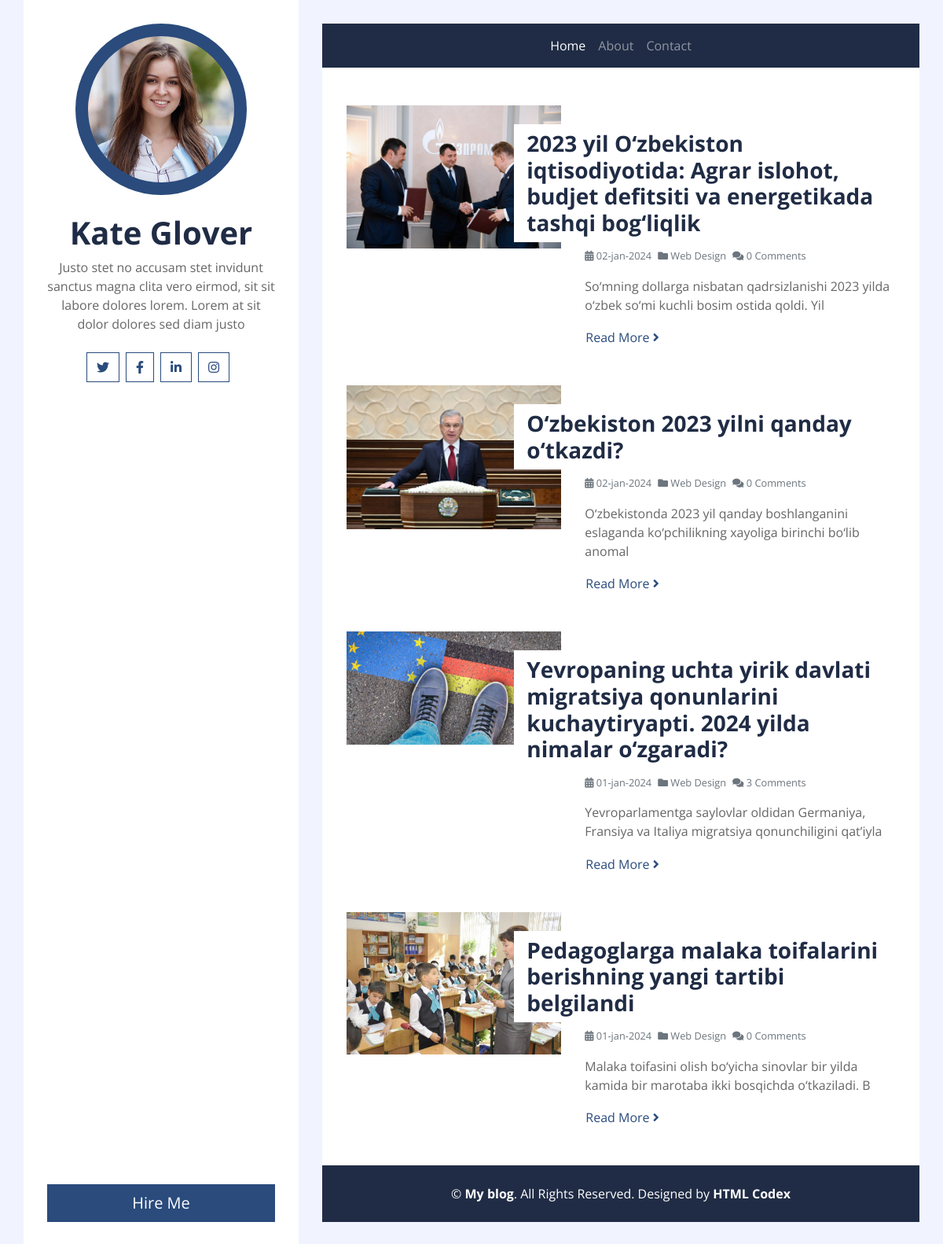
The page / on the database its author committed.
### post_app/models.py (models this page shows, shortened)
class Post(models.Model):
    title=models.CharField(max_length=200)
    body=models.TextField()
    image=models.FileField(upload_to="post-image")
    tags=models.ManyToManyField('Tag',related_name='tags',blank=True,null=True)
    created=models.DateTimeField(auto_now_add=True)
    class Meta:
        app_label='post_app'
        ordering=['-created']

### post_app/views.py (the view)
# urls.py: path('',views.getPosts,name='all_Posts'),
def getPosts(request):
    posts=Post.objects.all()
    return render(request,'postapp/list.html',context={'posts':posts})

### templates/postapp/list.html (shortened to what this page needs)
{% extends "base.html" %}
{% load static %}
{% block content %}
<div class="container bg-white pt-5">
    {% if filter %}
    {% for post in postsTag %}
    <div class="row blog-item px-3 pb-5">
        <div class="col-md-5">
            {% if post.image %}
            <img class="img-fluid mb-4 mb-md-0" src="{{post.image.url}}" alt="Image">
            {% endif %}
        </div>
        <div class="col-md-7">
            <h3 class="mt-md-4 px-md-3 mb-2 py-2 bg-white font-weight-bold">{{ post.title }}</h3>
            <div class="d-flex mb-3">
                <small class="mr-2 text-muted"><i class="fa fa-calendar-alt"></i> {{post.created | date:"d-b-Y"}}</small>
                <small class="mr-2 text-muted"><i class="fa fa-folder"></i> Web Design</small>
                <small class="mr-2 text-muted"><i class="fa fa-comments"></i> {{post.comments.count}} Comments</small>
            </div>
            <p>
                {{ post.body | slice:'100' }}
            </p>
            <a class="btn btn-link p-0" href="{% url "post_detail" post.pk %}">Read More <i class="fa fa-angle-right"></i></a>
        </div>
    </div>
    {% endfor %}
    {% else %}
    {% for post in posts %}
    <div class="row blog-item px-3 pb-5">
        <div class="col-md-5">
            {% if post.image %}
            <img class="img-fluid mb-4 mb-md-0" src="{{post.image.url}}" alt="Image">
            {% endif %}
        </div>
        <div class="col-md-7">
            <h3 class="mt-md-4 px-md-3 mb-2 py-2 bg-white font-weight-bold">{{ post.title }}</h3>
            <div class="d-flex mb-3">
                <small class="mr-2 text-muted"><i class="fa fa-calendar-alt"></i> {{post.created | date:"d-b-Y"}}</small>
                <small class="mr-2 text-muted"><i class="fa fa-folder"></i> Web Design</small>
                <small class="mr-2 text-muted"><i class="fa fa-comments"></i> {{post.comments.count}} Comments</small>
            </div>
            <p>
                {{ post.body | slice:'100' }}
            </p>
            <a class="btn btn-link p-0" href="{% url "post_detail" post.pk %}">Read More <i class="fa fa-angle-right"></i></a>
        </div>
    </div>
    {% endfor %}
    {% endif %}
</div>
{% endblock content %}

### templates/base.html (shortened to what this page needs)
{% load static %}
<!DOCTYPE html>
<html lang="en">
<head>
    <link href="https://cdnjs.cloudflare.com/ajax/libs/font-awesome/5.10.0/css/all.min.css" rel="stylesheet">
    <link href='{% static  "./css/style.css" %}' rel="stylesheet">
</head>
<body>
    <div class="wrapper">
        <div class="sidebar">
            <div class="sidebar-text d-flex flex-column h-100 justify-content-center text-center">
                <img class="mx-auto d-block w-75 bg-primary img-fluid rounded-circle mb-4 p-3" src="img/profile.jpg" alt="Image">
                <h1 class="font-weight-bold">Kate Glover</h1>
                <p class="mb-4">
                    Justo stet no accusam stet invidunt sanctus magna clita vero eirmod, sit sit labore dolores lorem. Lorem at sit dolor dolores sed diam justo
                </p>
                <div class="d-flex justify-content-center mb-5">
                    <a class="btn btn-outline-primary mr-2" href="#"><i class="fab fa-twitter"></i></a>
                    <a class="btn btn-outline-primary mr-2" href="#"><i class="fab fa-facebook-f"></i></a>
                    <a class="btn btn-outline-primary mr-2" href="#"><i class="fab fa-linkedin-in"></i></a>
                    <a class="btn btn-outline-primary mr-2" href="#"><i class="fab fa-instagram"></i></a>
                </div>
                <a href="" class="btn btn-lg btn-block btn-primary mt-auto">Hire Me</a>
            </div>
        </div>
        <div class="content">
          {% include "navbar.html" %}
           {% block content %}
           {% endblock content %}
           {% include "footer.html" %}
        </div>
    </div>
</body>
</html>

### templates/navbar.html (shortened to what this page needs)
{% load static %}
<div class="container p-0">
    <nav class="navbar navbar-expand-lg bg-secondary navbar-dark">
        <div class="collapse navbar-collapse justify-content-between" id="navbarCollapse">
            <div class="navbar-nav m-auto">
                <a href="{% url 'all_Posts' %}" class="nav-item nav-link active">Home</a>
                <a href="about.html" class="nav-item nav-link">About</a>
                <a href="{% url "send_message" %}" class="nav-item nav-link">Contact</a>
            </div>
        </div>
    </nav>
</div>

### templates/footer.html
{% load static %}
<div class="container py-4 bg-secondary text-center">
    <p class="m-0 text-white">
        &copy; <a class="text-white font-weight-bold" href="#">My blog</a>. All Rights Reserved. Designed by <a class="text-white font-weight-bold" href="https://htmlcodex.com">HTML Codex</a>
    </p>
</div>

### rows shown on the page
Post: image (picture), title "2023 yil O‘zbekiston iqtisodiyotida: Agrar islohot, budjet defitsiti va energetikada tashqi bog‘liqlik", created "02-jan-2024", comments.count "0", body "So‘mning dollarga nisbatan qadrsizlanishi 2023 yilda o‘zbek so‘mi kuchli bosim ostida qoldi. Yil"
Post: image (picture), title "O‘zbekiston 2023 yilni qanday o‘tkazdi?", created "02-jan-2024", comments.count "0", body "O‘zbekistonda 2023 yil qanday boshlanganini eslaganda ko‘pchilikning xayoliga birinchi bo‘lib anomal"
Post: image (picture), title "Yevropaning uchta yirik davlati migratsiya qonunlarini kuchaytiryapti. 2024 yilda nimalar o‘zgaradi?", created "01-jan-2024", comments.count "3", body "Yevroparlamentga saylovlar oldidan Germaniya, Fransiya va Italiya migratsiya qonunchiligini qat’iyla"
Post: image (picture), title "Pedagoglarga malaka toifalarini berishning yangi tartibi belgilandi", created "01-jan-2024", comments.count "0", body "Malaka toifasini olish bo‘yicha sinovlar bir yilda kamida bir marotaba ikki bosqichda o‘tkaziladi. B"
